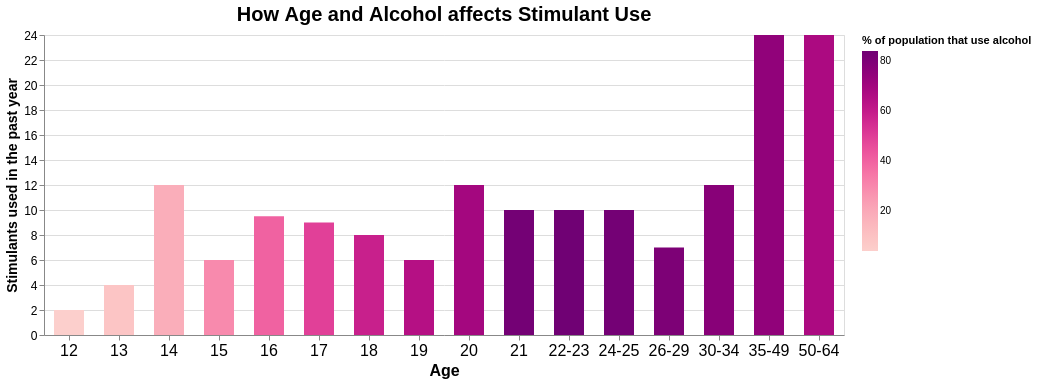

Source (notebook cell):
### Code cell
AlcoholvsStimulants = pd.read_csv("Alcohol_vs_stimulants.csv")
G5 = alt.Chart(AlcoholvsStimulants).encode(
x = alt.X('age',title = "Age",axis=alt.Axis(labelAngle=0, labelFontSize=16, titleFontSize=16)),
y = alt.Y("stimulant_frequency",title = "Stimulants used in the past year",axis=alt.Axis(labelAngle=0, labelFontSize=12, titleFontSize=14)),
color = alt.Color("alcohol_use",title = "% of population that use alcohol",scale = alt.Scale(scheme = 'redpurple')),
tooltip = ["alcohol_use","stimulant_frequency",'age']).interactive()


A = G5.properties(width = 800, height = 300, title = {'text':'How Age and Alcohol affects Stimulant Use', 'fontSize':20})
A.mark_bar(size = 30)

### Figure 1 — Vega-Lite specification as saved in the notebook (floating-point values rounded to 4 significant figures)
{"config": {"view": {"continuousWidth": 300, "continuousHeight": 300}}, "data": {"name": "data-38ba570fd77f6b00b9abcaa38332e4a1"}, "mark": {"type": "bar", "size": 30}, "encoding": {"color": {"field": "alcohol_use", "scale": {"scheme": "redpurple"}, "title": "% of population that use alcohol", "type": "quantitative"}, "tooltip": [{"field": "alcohol_use", "type": "quantitative"}, {"field": "stimulant_frequency", "type": "quantitative"}, {"field": "age", "type": "nominal"}], "x": {"axis": {"labelAngle": 0, "labelFontSize": 16, "titleFontSize": 16}, "field": "age", "title": "Age", "type": "nominal"}, "y": {"axis": {"labelAngle": 0, "labelFontSize": 12, "titleFontSize": 14}, "field": "stimulant_frequency", "title": "Stimulants used in the past year", "type": "quantitative"}}, "height": 300, "params": [{"name": "param_1e9efca18e7a2868", "select": {"type": "interval", "encodings": ["x", "y"]}, "bind": "scales"}], "title": {"text": "How Age and Alcohol affects Stimulant Use", "fontSize": 20}, "width": 800, "$schema": "https://vega.github.io/schema/vega-lite/v6.4.1.json", "datasets": {"data-38ba570fd77f6b00b9abcaa38332e4a1": [{"age": "12", "alcohol_use": 3.9, "stimulant_frequency": 2.0}, {"age": "13", "alcohol_use": 8.5, "stimulant_frequency": 4.0}, {"age": "14", "alcohol_use": 18.1, "stimulant_frequency": 12.0}, {"age": "15", "alcohol_use": 29.2, "stimulant_frequency": 6.0}, {"age": "16", "alcohol_use": 40.1, "stimulant_frequency": 9.5}, {"age": "17", "alcohol_use": 49.3, "stimulant_frequency": 9.0}, {"age": "18", "alcohol_use": 58.7, "stimulant_frequency": 8.0}, {"age": "19", "alcohol_use": 64.6, "stimulant_frequency": 6.0}, {"age": "20", "alcohol_use": 69.7, "stimulant_frequency": 12.0}, {"age": "21", "alcohol_use": 83.2, "stimulant_frequency": 10.0}, {"age": "22-23", "alcohol_use": 84.2, "stimulant_frequency": 10.0}, {"age": "24-25", "alcohol_use": 83.1, "stimulant_frequency": 10.0}, {"age": "26-29", "alcohol_use": 80.7, "stimulant_frequency": 7.0}, {"age": "30-34", "alcohol_use": 77.5, "stimulant_frequency": 12.0}, {"age": "35-49", "alcohol_use": 75.0, "stimulant_frequency": 24.0}, {"age": "50-64", "alcohol_use": 67.2, "stimulant_frequency": 24.0}]}}
